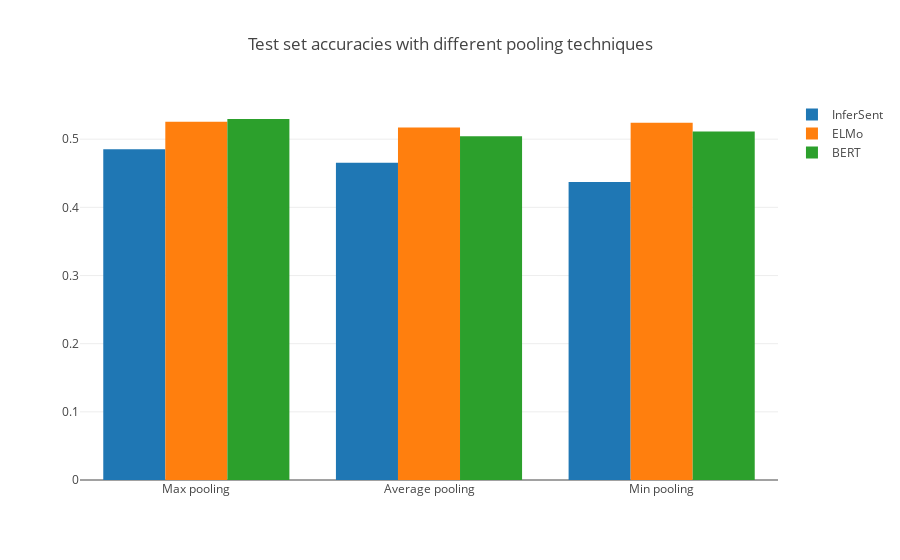

Notebook source saved alongside this figure:
### Markdown cell above
<hr>

# Results

### Code cell
infersent_data = go.Bar(
    x = ['Max pooling', 'Average pooling', 'Min pooling'],
    y = [0.4853754940711462, 0.46561264822134385, 0.43715415019762843],
    name = 'InferSent'
)

elmo_data = go.Bar(
    x = ['Max pooling', 'Average pooling', 'Min pooling'],
    y = [0.525691699604743, 0.51699604743083, 0.5241106719367589],
    name = 'ELMo'
)

bert_data = go.Bar(
    x = ['Max pooling', 'Average pooling', 'Min pooling'],
    y = [0.5296442687747036, 0.5043478260869565, 0.5114624505928854],
    name = 'BERT'
)

data = [infersent_data, elmo_data, bert_data]
layout = go.Layout(
    barmode = 'group',
    title = 'Test set accuracies with different pooling techniques'
)

fig = go.Figure(data = data, layout = layout)
iplot(fig)

### Figure 1 — Plotly figure (JSON) as saved in the notebook; plotly's stock layout.template omitted (floating-point values rounded to 4 significant figures)
{"data": [{"name": "InferSent", "type": "bar", "uid": "537add83-7f8c-4251-af11-f0e2d9d3b555", "x": ["Max pooling", "Average pooling", "Min pooling"], "y": [0.4854, 0.4656, 0.4372]}, {"name": "ELMo", "type": "bar", "uid": "7477ff62-de3b-47a6-bac9-6c8953ce2d74", "x": ["Max pooling", "Average pooling", "Min pooling"], "y": [0.5257, 0.517, 0.5241]}, {"name": "BERT", "type": "bar", "uid": "d3e000d4-395f-4071-8203-efaacd9e856c", "x": ["Max pooling", "Average pooling", "Min pooling"], "y": [0.5296, 0.5043, 0.5115]}], "layout": {"barmode": "group", "title": {"text": "Test set accuracies with different pooling techniques"}}}
